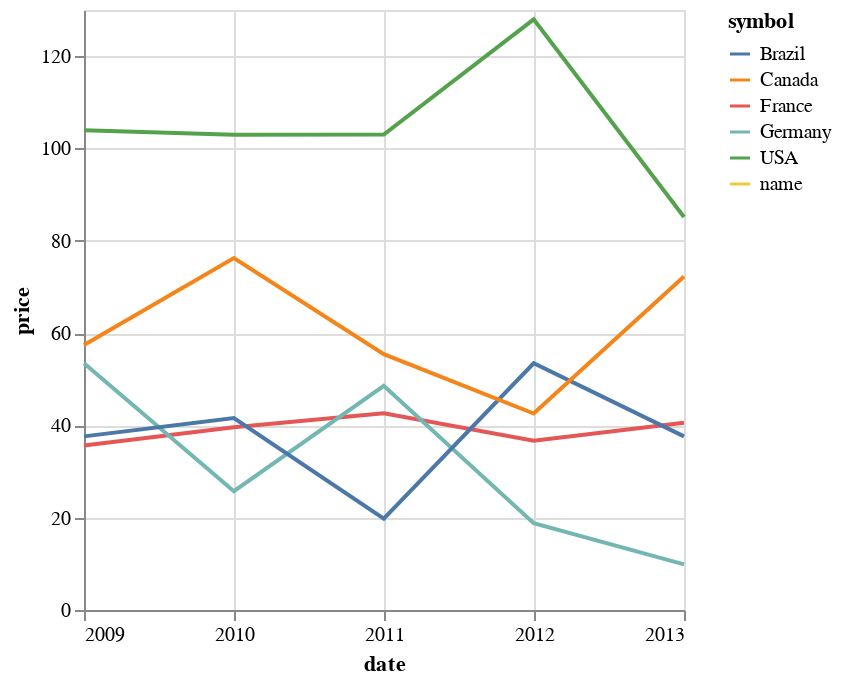

The notebook cell this image was saved under:
### Markdown cell above
As we can see, it's a fully functional SQL clients, and we can go beyond that!

### Data Visualization

Most data scientists use Jupyter and Python kernel to do data analyzing and visualizing. The main logic is to query data from databases and using matplotlib to do visualization, which full of glue code.

With xeus-tidb, we can easily achive this goal, and the code is more compact and maintainable. We use [vega-lite](https://vega.github.io/vega-lite/examples/) as our graphing tools. According to it's official website:
>  Vega-Lite is a high-level grammar of interactive graphics. It provides a concise, declarative JSON syntax to create an expressive range of visualizations for data analysis and presentation. 

And it had been bundled with JupyterLab by default. In xeus-tidb, we use the `%VEGA-LITE` magic code followed by the spec file which describe the graphing properties, and then the SQL command which get the data we want to plot. Quite simple, right? Let's go through some examples. 

#### line chart

A line chart gives us a clear visualization of where the price of a product has traveled over a given time period. In this example we can see the sales history by countries.

### Code cell
%VEGA-LITE specs/line_color.vl.json 
SELECT 
    EXTRACT(YEAR FROM invoiceDate) as date,
    BillingCountry as symbol,
    sum(total) as price
From Invoice
where BillingCountry in ("USA", "Canada", "Germany", "Brazil", "France")
group by date, symbol

### Figure 1 — Vega-Lite specification as saved in the notebook (floating-point values rounded to 4 significant figures)
{"$schema": "https://vega.github.io/schema/vega-lite/v4.json", "data": {"values": [{"date": "name", "price": "name", "symbol": "name"}, {"date": "2010", "price": "39.6", "symbol": "France"}, {"date": "2010", "price": "25.74", "symbol": "Germany"}, {"date": "2013", "price": "37.62", "symbol": "Brazil"}, {"date": "2011", "price": "19.8", "symbol": "Brazil"}, {"date": "2009", "price": "57.42", "symbol": "Canada"}, {"date": "2013", "price": "72.27", "symbol": "Canada"}, {"date": "2009", "price": "37.62", "symbol": "Brazil"}, {"date": "2010", "price": "76.26", "symbol": "Canada"}, {"date": "2013", "price": "85.14", "symbol": "USA"}, {"date": "2012", "price": "53.46", "symbol": "Brazil"}, {"date": "2012", "price": "18.81", "symbol": "Germany"}, {"date": "2012", "price": "36.66", "symbol": "France"}, {"date": "2011", "price": "48.57", "symbol": "Germany"}, {"date": "2009", "price": "35.64", "symbol": "France"}, {"date": "2011", "price": "103.01", "symbol": "USA"}, {"date": "2013", "price": "40.59", "symbol": "France"}, {"date": "2009", "price": "103.95", "symbol": "USA"}, {"date": "2010", "price": "102.98", "symbol": "USA"}, {"date": "2011", "price": "55.44", "symbol": "Canada"}, {"date": "2009", "price": "53.46", "symbol": "Germany"}, {"date": "2010", "price": "41.6", "symbol": "Brazil"}, {"date": "2012", "price": "42.57", "symbol": "Canada"}, {"date": "2011", "price": "42.61", "symbol": "France"}, {"date": "2012", "price": "127.98", "symbol": "USA"}, {"date": "2013", "price": "9.9", "symbol": "Germany"}]}, "description": "Stock prices of 5 Tech Companies over Time.", "encoding": {"color": {"field": "symbol", "type": "nominal"}, "x": {"field": "date", "type": "temporal"}, "y": {"field": "price", "type": "quantitative"}}, "mark": "line"}
